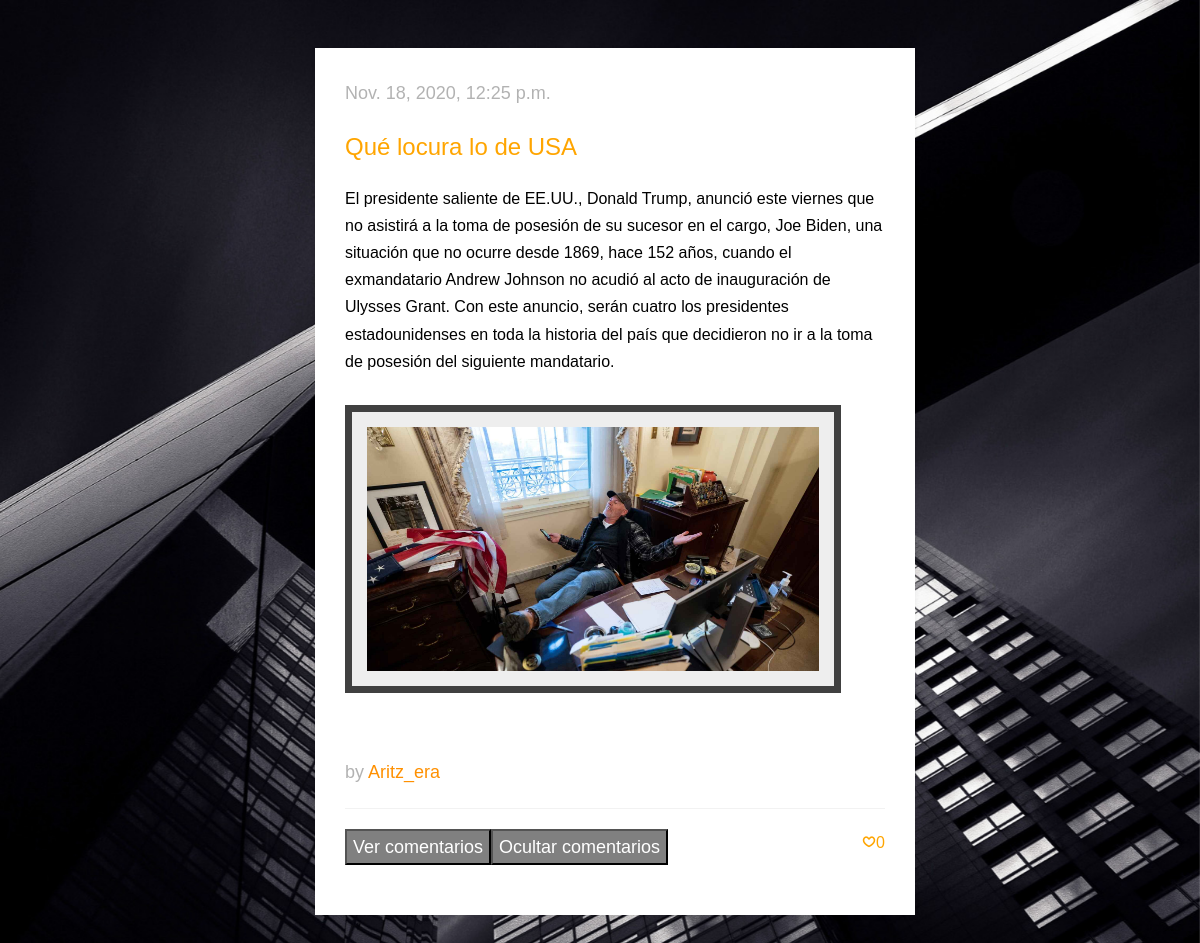
Page /post/9 on the committed database.
### appRedSocial/models.py (models this page shows, shortened)
class Post(models.Model):
 titulo = models.CharField(max_length=50)
 autor = models.ForeignKey(Usuario, on_delete=models.CASCADE)
 fecha_publicacion = models.DateTimeField(auto_now_add=True)
 texto = models.CharField(max_length=500)
 likes = models.IntegerField(default=0)
 usuariosLike = models.ManyToManyField(Usuario, related_name='likes')
 foto = models.ImageField(upload_to='img/',blank=True, null=True)
 foto1 = models.ImageField(upload_to='img/',blank=True, null=True)
 foto2 = models.ImageField(upload_to='img/',blank=True, null=True)
 def __str__(self):
        return self.titulo

class Usuario(models.Model):
 nombreUsuario = models.CharField( max_length=40, primary_key=True)
 contraseña = models.CharField( max_length=8, default='contraseña')
 estadoCivil = models.ForeignKey(EstadoCivil, on_delete=models.CASCADE)
 aficiones = models.ManyToManyField(Aficion, default=[0])#null=False, blank=False
 nombre = models.CharField(max_length=40)
 apellidoUno = models.CharField(max_length=40)
 apellidoDos = models.CharField(max_length=40)
 telefono = models.IntegerField(default=0)
 fecha_nacimiento = models.DateField()
 ciudad = models.ForeignKey(Ciudad, on_delete=models.CASCADE)
 fotoPerfil = models.ImageField(upload_to='img/',blank=True, null=True)
 descripcion = models.CharField(max_length=250)
 sobreMi = models.TextField(null=True, blank=True)
 email = models.EmailField(max_length = 100)
 fotoDescripcion = models.ImageField(upload_to='img/', null=True, blank=True)
 segidos = models.ManyToManyField("self")
 segidores = models.ManyToManyField("self")
 def __str__(self):
        return self.nombreUsuario

### appRedSocial/views.py (the view)
# urls.py: path('post/<int:post_id>', views.post, name='post'),
def post(request, post_id):
	post = get_object_or_404(Post, pk=post_id)
	comentarios = get_list_or_404(Comentario.objects.all())
	comentsPost = []
	for i in comentarios:
		if (str(i.titulo) == str(post.titulo)):
			comentsPost.append(i)
	context = {'post': post, 'comentarios': comentsPost}
	return render(request, 'post.html', context)

### appRedSocial/templates/post.html (shortened to what this page needs)
{% extends "base.html" %}
{% block styles %}
{% load static %}
<link rel="stylesheet" href="{% static 'css/animate.css' %}">
<link rel="stylesheet" href="{% static 'css/icomoon.css' %}">
<link rel="stylesheet" href="{% static 'css/bootstrap.css' %}">
<link rel="stylesheet" href="{% static 'css/style.css' %}">
<link rel="stylesheet" href="{% static 'css/imagenFondoCiudad.css' %}">
{% endblock %}
{% block content %}
            <div id="fh5co-blog">
              <div class="container">
                  {% if post %}
                  <div class="center">
                    <div class="individual">
                      <div class="blog-text">
                        <span class="posted_on">{{post.fecha_publicacion}}</span>
                        <h3>{{post.titulo}}</h3>
                        <p>{{post.texto}}</p>
                        {% load static %}
                        <div class="imagen-post">
                          <img src="{% static post.foto1.name %}" alt= "Foto2" width="100" height="100"/>
                        </div>
                        <span class="by">by <a href="{% url 'perfil' post.autor.nombreUsuario %}">{{post.autor}}</a></span>
                        <ul class="stuff">
                          <li><i class="icon-heart2"></i>{{post.likes}}</li>
                        </ul>
                        <span><button id="verComments" class="botonCom"> Ver comentarios</button><button id="ocultarComments" class="botonCom">Ocultar comentarios</button></span>
                      </div>
                    </div>
                  </div>
                  {% else %}
                  <p>No existe el post seleccionado.</p>
                  {% endif %}
              </div>
            </div>
{% endblock %}

### appRedSocial/static/css/icomoon.css (style rules this page uses)
[class^="icon-"], [class*=" icon-"] { font-family: 'icomoon' !important; font-style: normal; font-weight: normal; font-variant: normal; text-transform: none; line-height: 1; -webkit-font-smoothing: antialiased; -moz-osx-font-smoothing: grayscale; }
.icon-heart2:before { content: "\eaa4"; }

### appRedSocial/static/css/style.css (style rules this page uses)
body { font-family: "Space Mono", Arial, serif; font-weight: 400; font-size: 16px; line-height: 1.7; color: #4d4d4d; background: #fff; }
a { color: #FF9000; -webkit-transition: 0.5s; -o-transition: 0.5s; transition: 0.5s; }
p { margin-bottom: 30px; }
h1, h2, h3, h4, h5, h6, figure { color: #000; font-family: "Space Mono", Arial, serif; font-weight: 400; margin: 0 0 20px 0; }
#fh5co-about, #fh5co-resume, #fh5co-skills, #fh5co-started, #fh5co-work, #fh5co-blog, #fh5co-pricing, #fh5co-contact { padding: 3em 0; clear: both; }
.individual .blog-text { margin-bottom: 30px; position: relative; width: 100%; padding: 30px; float: left; background: #fff; -webkit-box-shadow: 0px 2px 5px 0px rgba(0, 0, 0, 0.06); -moz-box-shadow: 0px 2px 5px 0px rgba(0, 0, 0, 0.06); box-shadow: 0px 2px 5px 0px rgba(0, 0, 0, 0.06); -webkit-transition: 0.3s; -o-transition: 0.3s; transition: 0.3s; }
.individual .blog-text span { display: inline-block; margin-bottom: 20px; font-size: 18px !important; color: rgba(0, 0, 0, 0.3); }
.by { padding-top: 20px; }
.individual .blog-text .stuff { margin: 0; padding: 0; border-top: 1px solid rgba(0, 0, 0, 0.05); padding-top: 20px; }
.individual .blog-text .stuff li { list-style: none; display: inline-block; margin-left: 10px; }
.individual .blog-text .stuff li:first-child { margin-left: 0; }
.individual .blog-text .stuff li:last-child { float: right; }
.individual .blog-text .stuff li:last-child i { padding-right: 0; padding-left: 10px; }
.individual .blog-text .stuff li i { font-size: 14px; padding-right: 5px; }
.individual .blog-text h3 { font-size: 24px; margin-bottom: 20px; line-height: 1.5; color: orange; }
.individual .blog-text p { color: black; }
.individual { height: 500px; width: 600px; margin: auto; background: rgba(250, 250, 250, 0.95); color: orange; }
.imagen-post { height: 332px; width: 100%; padding: 0; margin: 0; display: block; text-align: center; }
.imagen-post img { padding: 15px; border: 7px solid #404040; background-color: #eee; width: 100%; height: 100%; margin: auto; }
.botonCom { background-color: #808080; color: white; }

### rows in the picture
Post: fecha_publicacion "Nov. 18, 2020, 12:25 p.m.", titulo "Qué locura lo de USA", texto "El presidente saliente de EE.UU., Donald Trump, anunció este viernes que no asistirá a la toma de posesión de su sucesor en el cargo, Joe Biden, una situación que no ocurre desde 1869, hace 152 años, cuando el exmandatario Andrew Johnson no acudió al acto de inauguración de Ulysses Grant. Con este anuncio, serán cuatro los presidentes estadounidenses en toda la historia del país que decidieron no ir a la toma de posesión del siguiente mandatario.", foto1 (picture), autor "Aritz_era", likes "0"
